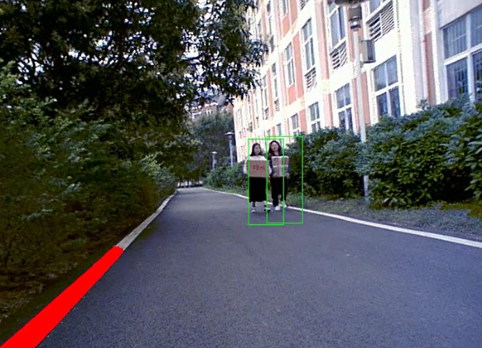
#> input picture people.jpg, 482 x 348 px
$ python -i collect.py   (imports and definitions only)   (older library calls are emulated)
#> lines starting #> are read from the running program, lines starting #| are printed output that depends on the picture; after the words box and inside, x2 and y2 are one past the last pixel; in counts of white or black regions, pixels touching at a corner belong together
#> further down, picture is the input picture: shape (348, 482, 3); mean B, G, R 93.1, 89.5, 89
import cv2
import RPi.GPIO as GPIO
import time,sys
import numpy as np
# [2 lines not run here, left out]

#left is b34,right is a12

ENA = 5
IN1 = 6
IN2 = 13
IN3 = 21
IN4 = 20
ENB = 16


# [6 lines not run here, left out]

pwm_a = GPIO.PWM(ENA , 50)
# [1 line not run here, left out]
pwm_b = GPIO.PWM(ENB , 50)
# [6 lines not run here, left out]


# [89 lines left out: functions stop, right, left, plan, canny, not called in this run]


def white_line(img):
    kernel = np.ones((5, 5), np.uint8)
    height, width, _ = img.shape
#> height = 348; width = 482
    gray = cv2.cvtColor(img, cv2.COLOR_BGR2GRAY)
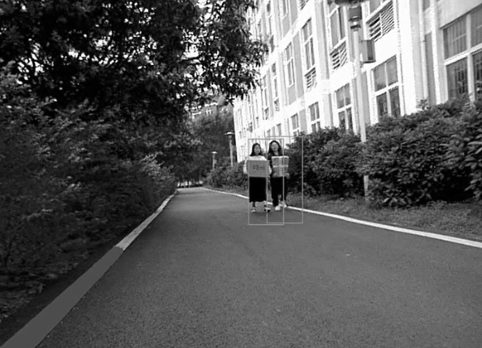
#> gray: shape (348, 482); min 0, max 255, mean 89.7
    _, thresh = cv2.threshold(gray, 200, 255, cv2.THRESH_BINARY)
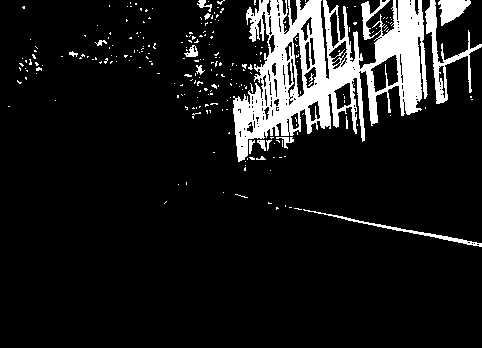
#> thresh: shape (348, 482); 10.9% white; 248 white regions (232 under 20 px), largest, box (x1, y1, x2, y2) and area: (233, 0, 428, 162) 14565, (425, 0, 482, 104) 1183, (438, 0, 471, 26) 511
    threshold = cv2.morphologyEx(thresh, cv2.MORPH_OPEN, kernel)
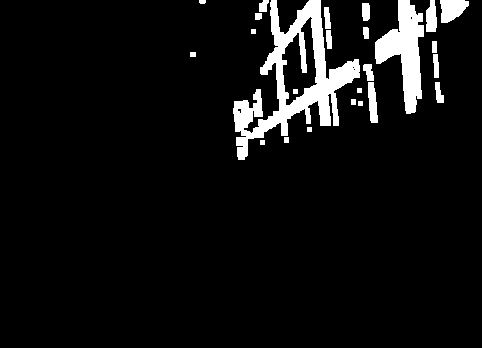
#> threshold: shape (348, 482); 6.7% white; 25 white regions, largest, box (x1, y1, x2, y2) and area: (233, 0, 360, 160) 6198, (375, 0, 424, 114) 2695, (440, 0, 469, 23) 479

    # 新方法HSV的
    hsv = cv2.cvtColor(img, cv2.COLOR_BGR2HSV)
#> hsv: shape (348, 482, 3); mean H, S, V 80, 105.2, 106.5
    lower_red = np.array([0, 0, 200])
    upper_red = np.array([100, 35, 255])
    Rthresh = cv2.inRange(hsv, lower_red, upper_red)
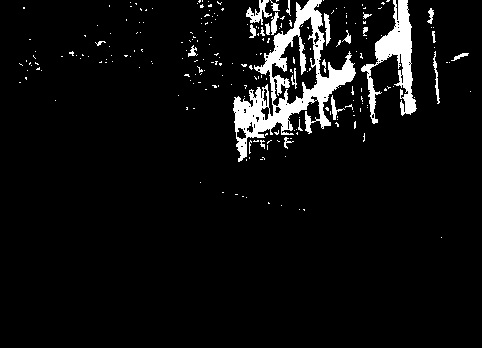
#> Rthresh: shape (348, 482); 5.9% white; 234 white regions (209 under 20 px), largest, box (x1, y1, x2, y2) and area: (233, 0, 356, 162) 5490, (361, 0, 417, 124) 2325, (246, 0, 272, 25) 253
    Rthreshold = cv2.morphologyEx(Rthresh, cv2.MORPH_OPEN, kernel)
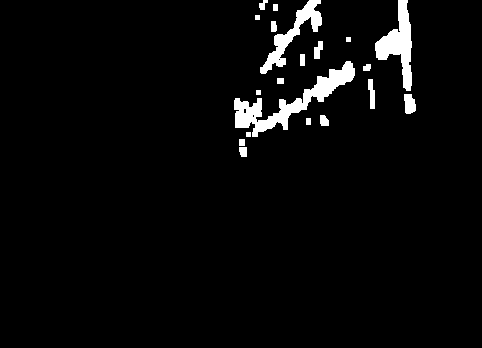
#> Rthreshold: shape (348, 482); 3.6% white; 20 white regions, largest, box (x1, y1, x2, y2) and area: (234, 61, 355, 137) 2323, (375, 0, 412, 91) 1467, (260, 0, 322, 74) 1155
    new_threshold = cv2.bitwise_and(Rthreshold, threshold)
#> new_threshold: shape (348, 482); 3.5% white; 21 white regions (1 under 20 px), largest, box (x1, y1, x2, y2) and area: (252, 61, 355, 137) 1668, (375, 0, 412, 91) 1467, (260, 0, 322, 74) 1135
    new_threshold = cv2.morphologyEx(new_threshold, cv2.MORPH_CLOSE, kernel)
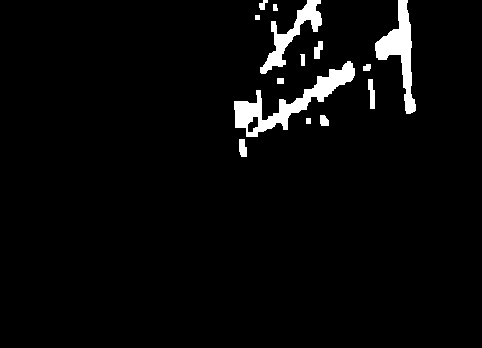
#> new_threshold: shape (348, 482); 3.6% white; 14 white regions, largest, box (x1, y1, x2, y2) and area: (234, 61, 355, 137) 2393, (375, 0, 416, 114) 1690, (260, 0, 322, 74) 1248

    # 矩形与车道线的并运算
    rect = np.zeros((height, width), np.uint8)
    rect = cv2.rectangle(rect, (0, int(height/2.5)), (width, height), (255), thickness=cv2.FILLED)  # 填充的矩形,这里调近视景区的参数
    r = cv2.bitwise_and(new_threshold, rect)
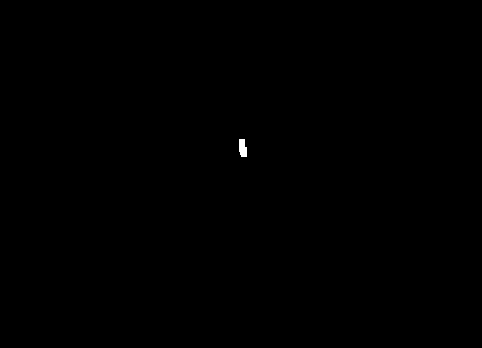
#> r: shape (348, 482); 0.07% white; 1 white region, box (x1, y1, x2, y2) and area: (239, 139, 247, 157) 121
    # [9 lines of commented-out code are left out]
    return r


# [97 lines not run here, left out]

#i = cap.get(5)#()write number

>>> import cv2
>>> picture = cv2.imread('people.jpg')
>>> result = white_line(picture)

$ run again, on car.png
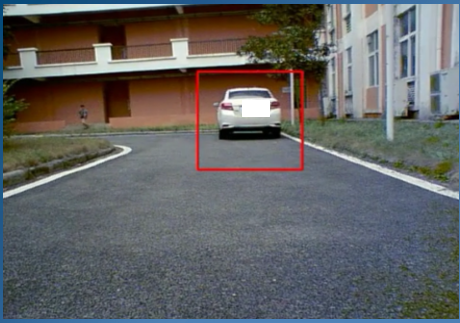
#> input picture car.png, 460 x 323 px
#> picture is the input picture: shape (323, 460, 3); mean B, G, R 99, 98.9, 98.5
#> in white_line, `_, thresh = cv2.threshold(gray, 200, 255, cv2.THRESH_BINARY)`:
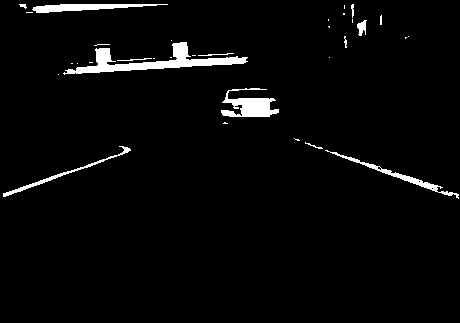
#> thresh: shape (323, 460); 3.1% white; 33 white regions (21 under 20 px), largest, box (x1, y1, x2, y2) and area: (63, 42, 248, 75) 1760, (221, 88, 279, 117) 883, (32, 4, 168, 13) 658
#> threshold: shape (323, 460); 2.1% white; 8 white regions, largest, box (x1, y1, x2, y2) and area: (76, 42, 246, 74) 1685, (232, 98, 272, 117) 616, (36, 4, 114, 13) 505
#> hsv: shape (323, 460, 3); mean H, S, V 76.9, 75.7, 112.8
#> Rthresh: shape (323, 460); 3.7% white; 65 white regions (51 under 20 px), largest, box (x1, y1, x2, y2) and area: (50, 42, 248, 75) 1973, (221, 98, 280, 118) 799, (9, 4, 171, 14) 797
#> Rthreshold: shape (323, 460); 2.3% white; 10 white regions, largest, box (x1, y1, x2, y2) and area: (63, 42, 246, 75) 1796, (232, 98, 272, 117) 600, (17, 4, 102, 14) 584
#> in white_line, `new_threshold = cv2.bitwise_and(Rthreshold, threshold)`:
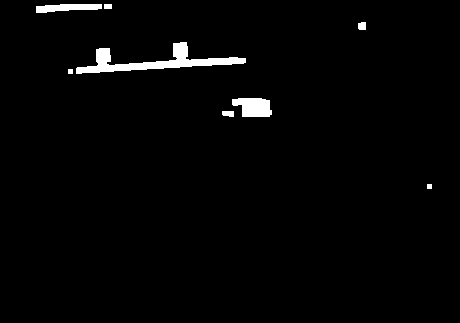
#> new_threshold: shape (323, 460); 2% white; 8 white regions, largest, box (x1, y1, x2, y2) and area: (76, 42, 246, 74) 1685, (232, 98, 272, 117) 599, (36, 4, 102, 13) 422
#> r: shape (323, 460); 0.02% white; 1 white region, box (x1, y1, x2, y2) and area: (427, 184, 432, 189) 25
